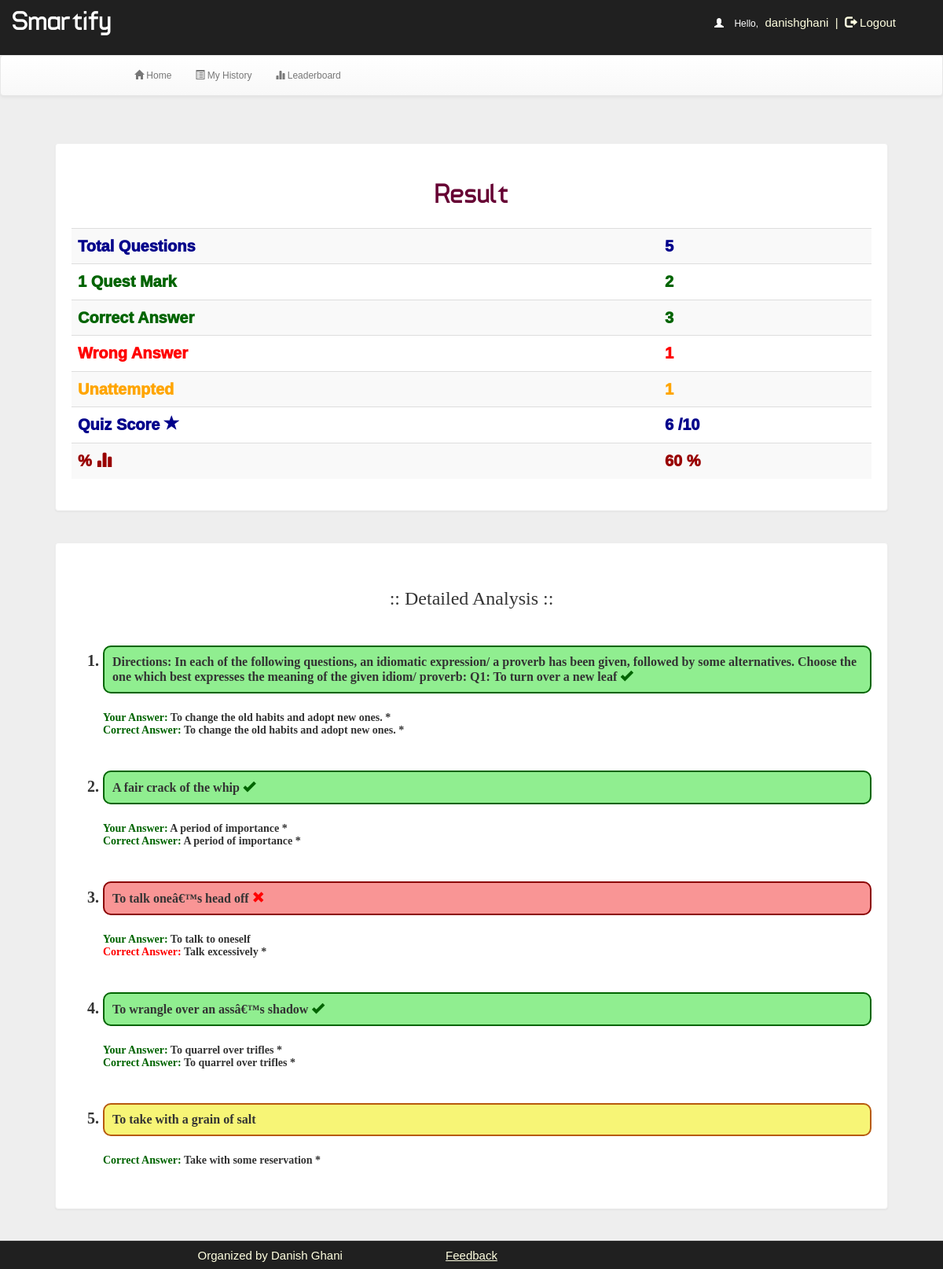
Screenshot of /account.php?q=result&eid=5dece6d4ad022 (signed in) with the database file from the repository.
### tables this page shows
CREATE TABLE `quiz` (
  `id` int(100) NOT NULL,
  `eid` text NOT NULL,
  `title` varchar(100) NOT NULL,
  `correct` int(11) NOT NULL,
  `total` int(11) NOT NULL,
  `time` bigint(20) NOT NULL,
  `date` timestamp NOT NULL DEFAULT CURRENT_TIMESTAMP ON UPDATE CURRENT_TIMESTAMP,
  `status` varchar(10) NOT NULL
);

CREATE TABLE `history` (
  `id` int(100) NOT NULL,
  `username` varchar(50) NOT NULL,
  `eid` text NOT NULL,
  `score` int(11) NOT NULL,
  `level` int(11) NOT NULL,
  `correct` int(11) NOT NULL,
  `wrong` int(11) NOT NULL,
  `date` timestamp NOT NULL DEFAULT CURRENT_TIMESTAMP ON UPDATE CURRENT_TIMESTAMP,
  `timestamp` bigint(50) NOT NULL,
  `status` varchar(40) NOT NULL,
  `score_updated` varchar(10) NOT NULL
);

CREATE TABLE `rank` (
  `id` int(100) NOT NULL,
  `username` varchar(50) NOT NULL,
  `score` int(11) NOT NULL,
  `time` timestamp NOT NULL DEFAULT CURRENT_TIMESTAMP ON UPDATE CURRENT_TIMESTAMP
);

CREATE TABLE `questions` (
  `id` int(100) NOT NULL,
  `eid` text NOT NULL,
  `qid` text NOT NULL,
  `qns` text NOT NULL,
  `choice` int(10) NOT NULL,
  `sn` int(11) NOT NULL
);

CREATE TABLE `options` (
  `id` int(100) NOT NULL,
  `qid` varchar(50) NOT NULL,
  `option` varchar(5000) NOT NULL,
  `optionid` text NOT NULL
);

### account.php (the view, shortened to what this page needs)
<!DOCTYPE html PUBLIC "-//W3C//DTD XHTML 1.0 Transitional//EN" "http://www.w3.org/TR/xhtml1/DTD/xhtml1-transitional.dtd">
<html xmlns="http://www.w3.org/1999/xhtml">
<head>
<link  rel="stylesheet" href="css/bootstrap.min.css"/>
 <link  rel="stylesheet" href="css/bootstrap-theme.min.css"/>
 <link rel="stylesheet" href="css/main1.css">
 <link  rel="stylesheet" href="css/font.css">
</head>
<body>
<div class="header">
<div class="row">
<div class="col-lg-6">
<span class="logo">Smartify</span></div>
<div class="col-md-4 col-md-offset-2">
 <?php
include_once 'dbConnection.php';
if (!(isset($_SESSION['username']))) {
    header("location:index.php");
} else {
    $username = $_SESSION['username'];
    echo '<span class="pull-right top title1" ><span style="color:white"><span class="glyphicon glyphicon-user" aria-hidden="true"></span>&nbsp;&nbsp;&nbsp;&nbsp;Hello,</span> <span class="log log1" style="color:lightyellow">' . $username . '&nbsp;&nbsp;|&nbsp;&nbsp;<a href="logout.php?q=account.php" style="color:lightyellow"><span class="glyphicon glyphicon-log-out" aria-hidden="true"></span>&nbsp;Logout</button></a></span>';
}
?>
</div>
</div></div>
<div class="bg">
<nav class="navbar navbar-default title1">
  <div class="container-fluid">
    <div class="navbar-header">
      <a class="navbar-brand" href="#"><b>&nbsp;&nbsp;&nbsp;&nbsp;&nbsp;&nbsp;&nbsp;&nbsp;&nbsp;&nbsp;&nbsp;&nbsp;&nbsp;&nbsp;&nbsp;&nbsp;&nbsp;&nbsp;&nbsp;&nbsp;&nbsp;&nbsp;&nbsp;&nbsp;&nbsp;</b></a>
    </div>
    <div class="collapse navbar-collapse" id="bs-example-navbar-collapse-1">
      <ul class="nav navbar-nav">
        <li <?php
if (@$_GET['q'] == 1)
    echo 'class="active"';
?> ><a href="account.php?q=1"><span class="glyphicon glyphicon-home" aria-hidden="true"></span>&nbsp;Home<span class="sr-only">(current)</span></a></li>
        <li <?php
if (@$_GET['q'] == 2)
    echo 'class="active"';
?>><a href="account.php?q=2"><span class="glyphicon glyphicon-list-alt" aria-hidden="true"></span>&nbsp;My History</a></li>
    <li <?php
if (@$_GET['q'] == 3)
    echo 'class="active"';
?>><a href="account.php?q=3"><span class="glyphicon glyphicon-stats" aria-hidden="true"></span>&nbsp;Leaderboard</a></li></ul>
      </div>
  </div>
</nav>
<div class="container">
<div class="row">
<div class="col-md-12">
<?php
if (@$_GET['q'] == 'result' && @$_GET['eid']) {
    $eid = @$_GET['eid'];
    $q = mysqli_query($con, "SELECT * FROM quiz WHERE eid='$eid' ") or die('Error157');
    while ($row = mysqli_fetch_array($q)) {
        $total = $row['total'];
        $markah = $row['correct'];
    }
    $q = mysqli_query($con, "SELECT * FROM history WHERE eid='$eid' AND username='$username' ") or die('Error157');
    while ($row = mysqli_fetch_array($q)) {
        $s      = $row['score'];
        $w      = $row['wrong'];
        $r      = $row['correct'];
        $status = $row['status'];
    }
    if ($status == "finished") {
        echo '<div class="panel">
<center><h1 class="title" style="color:#660033">Result</h1><center><br /><table class="table table-striped title1" style="font-size:20px;font-weight:1000;">';
        echo '<tr style="color:darkblue"><td style="vertical-align:middle">Total Questions</td>
        <td style="vertical-align:middle">' . $total . '</td></tr>
      <tr style="color:darkgreen"><td style="vertical-align:middle">1 Quest Mark&nbsp;<span class="glyphicon glyphicon-ok-arrow" aria-hidden="true"></span></td>
      <td style="vertical-align:middle">' . $markah . '</td></tr>
      <tr style="color:darkgreen"><td style="vertical-align:middle">Correct Answer&nbsp;<span class="glyphicon glyphicon-ok-arrow" aria-hidden="true"></span></td>
      <td style="vertical-align:middle">' . $r . '</td></tr>
      <tr style="color:red"><td style="vertical-align:middle">Wrong Answer&nbsp;<span class="glyphicon glyphicon-remove-arrow" aria-hidden="true"></span></td>
      <td style="vertical-align:middle">' . $w . '</td></tr>
      <tr style="color:orange"><td style="vertical-align:middle">Unattempted&nbsp;<span class="glyphicon glyphicon-ban-arrow" aria-hidden="true"></span></td>
      <td style="vertical-align:middle">' . ($total - $r - $w) . '</td></tr>
      <tr style="color:darkblue"><td style="vertical-align:middle">Quiz Score&nbsp;<span class="glyphicon glyphicon-star" aria-hidden="true"></span></td>
      <td style="vertical-align:middle">' . $s . '&nbsp;/'.$total*$markah.'</td></tr>';
        $q = mysqli_query($con, "SELECT * FROM rank WHERE  username='$username' ") or die('Error157');
        while ($row = mysqli_fetch_array($q)) {
            echo '<tr style="color:#990000"><td style="vertical-align:middle">%&nbsp;<span class="glyphicon glyphicon-stats" aria-hidden="true"></span></td><td style="vertical-align:middle">' . $r*100/$total . '&nbsp;%'.'</td></tr>';
        }
        echo '<tr></tr></table></div><div class="panel"><br /><h3 align="center" style="font-family:calibri">:: Detailed Analysis ::</h3><br /><ol style="font-size:20px;font-weight:bold;font-family:calibri;margin-top:20px">';
        $q = mysqli_query($con, "SELECT * FROM questions WHERE eid='$_GET[eid]'") or die('Error197');
        while ($row = mysqli_fetch_array($q)) {
            $question = $row['qns'];
            $qid      = $row['qid'];
            $q2 = mysqli_query($con, "SELECT * FROM user_answer WHERE eid='$_GET[eid]' AND qid='$qid' AND username='$_SESSION[username]'") or die('Error197');
            if (mysqli_num_rows($q2) > 0) {
                $row1         = mysqli_fetch_array($q2);
                $ansid        = $row1['ans'];
                $correctansid = $row1['correctans'];
                $q3 = mysqli_query($con, "SELECT * FROM options WHERE optionid='$ansid'") or die('Error197');
                $q4 = mysqli_query($con, "SELECT * FROM options WHERE optionid='$correctansid'") or die('Error197');
                $row2       = mysqli_fetch_array($q3);
                $row3       = mysqli_fetch_array($q4);
                $ans        = $row2['option'];
                $correctans = $row3['option'];
            } else {
                $q3 = mysqli_query($con, "SELECT * FROM answer WHERE qid='$qid'") or die('Error197');
                $row1         = mysqli_fetch_array($q3);
                $correctansid = $row1['ansid'];
                $q4 = mysqli_query($con, "SELECT * FROM options WHERE optionid='$correctansid'") or die('Error197');
                $row2       = mysqli_fetch_array($q4);
                $correctans = $row2['option'];
                $ans        = "Unanswered";
            }
            if ($correctans == $ans && $ans != "Unanswered") {
                echo '<li><div style="font-size:16px;font-weight:bold;font-family:calibri;margin-top:20px;background-color:lightgreen;padding:10px;word-wrap:break-word;border:2px solid darkgreen;border-radius:10px;">' . $question . ' <span class="glyphicon glyphicon-ok" style="color:darkgreen"></span></div><br />';
                echo '<font style="font-size:14px;color:darkgreen"><b>Your Answer: </b></font><font style="font-size:14px;">' . $ans . '</font><br />';
                echo '<font style="font-size:14px;color:darkgreen"><b>Correct Answer: </b></font><font style="font-size:14px;">' . $correctans . '</font><br />';
            }
            else if ($ans == "Unanswered") {
                echo '<li><div style="font-size:16px;font-weight:bold;font-family:calibri;margin-top:20px;background-color:#f7f576;padding:10px;word-wrap:break-word;border:2px solid #b75a0e;border-radius:10px;">' . $question . ' </div><br />';
                echo '<font style="font-size:14px;color:darkgreen"><b>Correct Answer: </b></font><font style="font-size:14px;">' . $correctans . '</font><br />';
            }
            else {
                echo '<li><div style="font-size:16px;font-weight:bold;font-family:calibri;margin-top:20px;background-color:#f99595;padding:10px;word-wrap:break-word;border:2px solid darkred;border-radius:10px;">' . $question . ' <span class="glyphicon glyphicon-remove" style="color:red"></span></div><br />';
                echo '<font style="font-size:14px;color:darkgreen"><b>Your Answer: </b></font><font style="font-size:14px;">' . $ans . '</font><br />';
                echo '<font style="font-size:14px;color:red"><b>Correct Answer: </b></font><font style="font-size:14px;">' . $correctans . '</font><br />';
            }
            echo "<br /></li>";
        }
        echo '</ol>';
        echo "</div>";
    } else {
        die("You did not finished the quiz properly!");
    }
}
?>
</div></div></div></div>
<div class="row footer">
 <div class="col-md-2 box"></div>
<div class="col-md-3 box">
<a href="#" data-toggle="modal" data-target="#developers" s style="color:lightyellow;" onmouseover="this.style('color:yellow')" target="new">Organized by Danish Ghani</a>
</div>
<div class="col-md-2 box">
<a href="feedback.php" style="color:lightyellow;text-decoration:underline" onmouseover="this.style('color:yellow')" target="new">Feedback</a></div>
</body>
</html>

### css/main1.css (style rules this page uses)
body { overflow-x:hidden;width:100%;font: 12px "Century Gothic", "Times Roman", sans-serif;background:#eee;min-height:550px;background-attachment:fixed; }
.bg { min-height:540px; }
.panel { border-color:#eee;margin:40px;padding:20px;font: 15px "Century Gothic", "Times Roman", sans-serif; }
.title { font-family:'typo'; }
.header { background:#202020;height:70px; }
.logo { font-family:'typo';font-size:35px;color:#ffffff;margin:15px; }
.title1 { font: 12px "Century Gothic", "Times Roman", sans-serif; }
.footer { font-size:15px;text-align:center;border-top:1px solid;border-color:#323232;background-color:#202020; }
.footer a { margin:25px;color:#0000ff;text-decoration:none;font: 15px "Century Gothic", "Times Roman", sans-serif; }
.box { padding:9px; }
.top { margin-top:20px; }
.log1 { font: 15px 'Ubuntu', sans-serif;color:#0000ff;margin-left:10px; }
.log { margin:10px;margin-right:60px;margin-left:5px;color:#ffffb3;text-decoration:none;font-size:20px;font-size:15px; }

### rows the page displays
quiz: total "5", correct "2", $total-$r-$w "1", $total*$markah "10"
history: correct "3", wrong "1", score "6", $r*100/$total "60"
questions: qns "Directions: In each of the following questions, an idiomatic expression/ a proverb has been given, followed by some alternatives. Choose the one which best expresses the meaning of the given idiom/ proverb: Q1: To turn over a new leaf", options.option "To change the old habits and adopt new ones. *"
questions: qns "A fair crack of the whip", options.option "A period of importance *"
questions: qns "To talk oneâ€™s head off", options.option "To talk to oneself", options.option "Talk excessively *"
questions: qns "To wrangle over an assâ€™s shadow", options.option "To quarrel over trifles *"
questions: qns "To take with a grain of salt", options.option "Take with some reservation *"

### other values shown
$username "danishghani"
